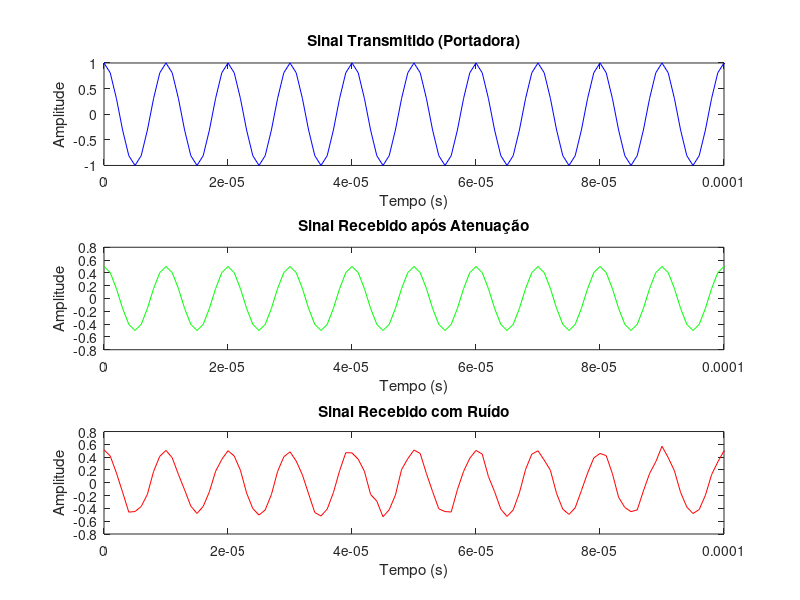

Source code (MATLAB):
% Configurações do sinal
Fs = 1e6;          % Frequência de amostragem (1 MHz)
T = 1e-3;          % Duração do sinal (1 ms)
t = 0:1/Fs:T-1/Fs; % Vetor de tempo

% Sinal da portadora (exemplo: senoide de 100 kHz)
fc = 100e3;        % Frequência da portadora (100 kHz)
sinal_tx = cos(2*pi*fc*t); % Sinal transmitido (portadora)

% Simulação da propagação com atenuação
atenuacao = 0.5;   % Fator de atenuação (0.5 para reduzir a amplitude do sinal)
sinal_rx = atenuacao * sinal_tx; % Sinal recebido após atenuação

% Adicionando ruído branco Gaussiano ao sinal manualmente
SNR = 20; % Relação sinal-ruído em dB
potencia_sinal = mean(sinal_rx.^2); % Potência do sinal
potencia_ruido = potencia_sinal / (10^(SNR/10)); % Potência do ruído
ruido = sqrt(potencia_ruido) * randn(size(sinal_rx)); % Gera ruído
sinal_rx_ruidoso = sinal_rx + ruido; % Adiciona ruído ao sinal

% Plotagem dos sinais
figure;

% Definindo o intervalo para o zoom
zoom_start = 0;
zoom_end = 0.0001; % Exibindo apenas os primeiros 0.1 ms

subplot(3,1,1);
plot(t, sinal_tx, 'b');
xlabel('Tempo (s)');
ylabel('Amplitude');
title('Sinal Transmitido (Portadora)');
xlim([zoom_start zoom_end]); % Aplicando zoom no eixo x

subplot(3,1,2);
plot(t, sinal_rx, 'g');
xlabel('Tempo (s)');
ylabel('Amplitude');
title('Sinal Recebido após Atenuação');
xlim([zoom_start zoom_end]); % Aplicando zoom no eixo x

subplot(3,1,3);
plot(t, sinal_rx_ruidoso, 'r');
xlabel('Tempo (s)');
ylabel('Amplitude');
title('Sinal Recebido com Ruído');
xlim([zoom_start zoom_end]); % Aplicando zoom no eixo x
